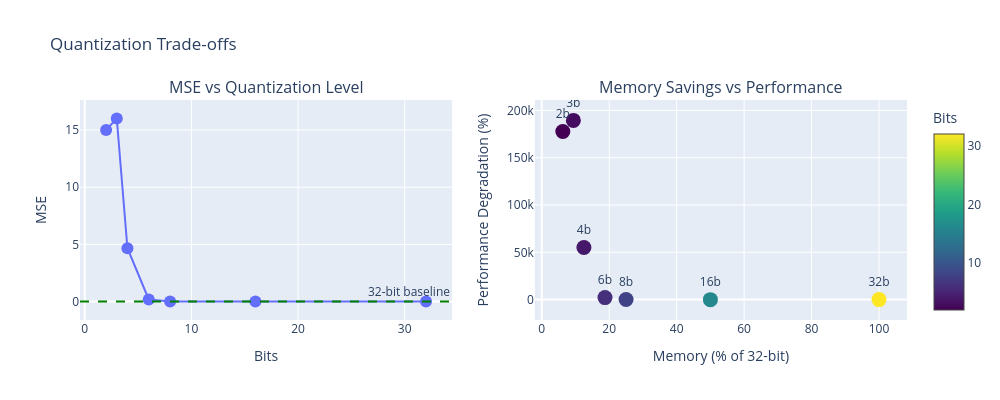

Source (notebook cell):
### Code cell
# Visualize performance at different bit levels
fig = make_subplots(
    rows=1, cols=2,
    subplot_titles=('MSE vs Quantization Level', 'Memory Savings vs Performance')
)

# MSE vs bits
bits_list = [r['bits'] for r in results]
mse_list = [r['mse'] for r in results]

fig.add_trace(go.Scatter(
    x=bits_list, y=mse_list,
    mode='lines+markers',
    marker=dict(size=12),
    line=dict(width=2),
    name='MSE'
), row=1, col=1)

# Add baseline reference
fig.add_hline(y=baseline_mse, line_dash="dash", line_color="green",
              annotation_text="32-bit baseline", row=1, col=1)

# Memory vs degradation
memory_list = [r['memory_pct'] for r in results]
deg_list = [r['degradation'] for r in results]

fig.add_trace(go.Scatter(
    x=memory_list, y=deg_list,
    mode='markers+text',
    marker=dict(size=15, color=[r['bits'] for r in results], colorscale='Viridis', showscale=True,
               colorbar=dict(title='Bits', x=1.02)),
    text=[f"{r['bits']}b" for r in results],
    textposition='top center',
    name='Bit levels'
), row=1, col=2)

fig.update_xaxes(title_text="Bits", row=1, col=1)
fig.update_yaxes(title_text="MSE", row=1, col=1)
fig.update_xaxes(title_text="Memory (% of 32-bit)", row=1, col=2)
fig.update_yaxes(title_text="Performance Degradation (%)", row=1, col=2)

fig.update_layout(
    title='Quantization Trade-offs',
    width=1000, height=400,
    showlegend=False
)

fig.show()

print("\nKey Insight: 8-bit quantization offers 4x memory reduction with minimal performance loss!")

### Figure 1 — Plotly figure (JSON) as saved in the notebook; plotly's stock layout.template omitted (floating-point values rounded to 4 significant figures)
{"data": [{"line": {"width": 2}, "marker": {"size": 12}, "mode": "lines+markers", "name": "MSE", "type": "scatter", "x": [32, 16, 8, 6, 4, 3, 2], "xaxis": "x", "y": [0.008443, 0.008443, 0.01821, 0.1876, 4.666, 16.0, 15.01], "yaxis": "y"}, {"marker": {"color": [32, 16, 8, 6, 4, 3, 2], "colorbar": {"title": {"text": "Bits"}, "x": 1.02}, "colorscale": [[0.0, "#440154"], [0.1111, "#482878"], [0.2222, "#3e4989"], [0.3333, "#31688e"], [0.4444, "#26828e"], [0.5556, "#1f9e89"], [0.6667, "#35b779"], [0.7778, "#6ece58"], [0.8889, "#b5de2b"], [1.0, "#fde725"]], "showscale": true, "size": 15}, "mode": "markers+text", "name": "Bit levels", "text": ["32b", "16b", "8b", "6b", "4b", "3b", "2b"], "textposition": "top center", "type": "scatter", "x": [100.0, 50.0, 25.0, 18.75, 12.5, 9.375, 6.25], "xaxis": "x2", "y": [0.0, -0.0004633, 115.7, 2121.0, 55170.0, 189500.0, 177700.0], "yaxis": "y2"}], "layout": {"annotations": [{"font": {"size": 16}, "showarrow": false, "text": "MSE vs Quantization Level", "x": 0.225, "xanchor": "center", "xref": "paper", "y": 1.0, "yanchor": "bottom", "yref": "paper"}, {"font": {"size": 16}, "showarrow": false, "text": "Memory Savings vs Performance", "x": 0.775, "xanchor": "center", "xref": "paper", "y": 1.0, "yanchor": "bottom", "yref": "paper"}, {"showarrow": false, "text": "32-bit baseline", "x": 1, "xanchor": "right", "xref": "x domain", "y": 0.008443, "yanchor": "bottom", "yref": "y"}], "height": 400, "shapes": [{"line": {"color": "green", "dash": "dash"}, "type": "line", "x0": 0, "x1": 1, "xref": "x domain", "y0": 0.008443, "y1": 0.008443, "yref": "y"}], "showlegend": false, "title": {"text": "Quantization Trade-offs"}, "width": 1000, "xaxis": {"anchor": "y", "domain": [0.0, 0.45], "title": {"text": "Bits"}}, "xaxis2": {"anchor": "y2", "domain": [0.55, 1.0], "title": {"text": "Memory (% of 32-bit)"}}, "yaxis": {"anchor": "x", "domain": [0.0, 1.0], "title": {"text": "MSE"}}, "yaxis2": {"anchor": "x2", "domain": [0.0, 1.0], "title": {"text": "Performance Degradation (%)"}}}}
